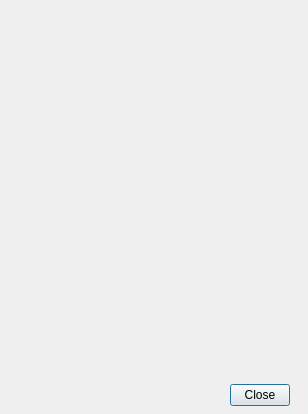
<?xml version="1.0" encoding="UTF-8"?>
<ui version="4.0">
 <class>UI3DControlPadSetting</class>
 <widget class="QDialog" name="UI3DControlPadSetting">
  <property name="geometry">
   <rect>
    <x>0</x>
    <y>0</y>
    <width>308</width>
    <height>414</height>
   </rect>
  </property>
  <property name="focusPolicy">
   <enum>Qt::StrongFocus</enum>
  </property>
  <property name="windowTitle">
   <string>3D Control Pad Configuration</string>
  </property>
  <widget class="QLabel" name="label">
   <property name="geometry">
    <rect>
     <x>10</x>
     <y>10</y>
     <width>281</width>
     <height>321</height>
    </rect>
   </property>
   <property name="pixmap">
    <pixmap resource="../resources/resources.qrc">:/actions/3dcontroller.png</pixmap>
   </property>
   <property name="scaledContents">
    <bool>true</bool>
   </property>
   <property name="alignment">
    <set>Qt::AlignCenter</set>
   </property>
  </widget>
  <widget class="QToolButton" name="tbUp">
   <property name="geometry">
    <rect>
     <x>60</x>
     <y>140</y>
     <width>31</width>
     <height>30</height>
    </rect>
   </property>
   <property name="focusPolicy">
    <enum>Qt::NoFocus</enum>
   </property>
   <property name="toolTip">
    <string>Up</string>
   </property>
   <property name="styleSheet">
    <string notr="true">QPushButton:hover,QToolButton:hover {
  background-color: rgba(117, 190, 218, 0.5); 
}
</string>
   </property>
   <property name="checkable">
    <bool>true</bool>
   </property>
   <property name="autoRaise">
    <bool>true</bool>
   </property>
  </widget>
  <widget class="QToolButton" name="tbX">
   <property name="geometry">
    <rect>
     <x>160</x>
     <y>130</y>
     <width>21</width>
     <height>31</height>
    </rect>
   </property>
   <property name="focusPolicy">
    <enum>Qt::NoFocus</enum>
   </property>
   <property name="toolTip">
    <string>X</string>
   </property>
   <property name="styleSheet">
    <string notr="true">QPushButton:hover,QToolButton:hover {
  background-color: rgba(117, 190, 218, 0.5); 
}
</string>
   </property>
   <property name="checkable">
    <bool>true</bool>
   </property>
   <property name="autoRaise">
    <bool>true</bool>
   </property>
  </widget>
  <widget class="QToolButton" name="tbY">
   <property name="geometry">
    <rect>
     <x>190</x>
     <y>122</y>
     <width>21</width>
     <height>31</height>
    </rect>
   </property>
   <property name="focusPolicy">
    <enum>Qt::NoFocus</enum>
   </property>
   <property name="toolTip">
    <string>Y</string>
   </property>
   <property name="styleSheet">
    <string notr="true">QPushButton:hover,QToolButton:hover {
  background-color: rgba(117, 190, 218, 0.5); 
}
</string>
   </property>
   <property name="checkable">
    <bool>true</bool>
   </property>
   <property name="autoRaise">
    <bool>true</bool>
   </property>
  </widget>
  <widget class="QToolButton" name="tbZ">
   <property name="geometry">
    <rect>
     <x>220</x>
     <y>122</y>
     <width>21</width>
     <height>31</height>
    </rect>
   </property>
   <property name="focusPolicy">
    <enum>Qt::NoFocus</enum>
   </property>
   <property name="toolTip">
    <string>Z</string>
   </property>
   <property name="styleSheet">
    <string notr="true">QPushButton:hover,QToolButton:hover {
  background-color: rgba(117, 190, 218, 0.5); 
}
</string>
   </property>
   <property name="checkable">
    <bool>true</bool>
   </property>
   <property name="autoRaise">
    <bool>true</bool>
   </property>
  </widget>
  <widget class="QToolButton" name="tbC">
   <property name="geometry">
    <rect>
     <x>230</x>
     <y>150</y>
     <width>21</width>
     <height>31</height>
    </rect>
   </property>
   <property name="focusPolicy">
    <enum>Qt::NoFocus</enum>
   </property>
   <property name="toolTip">
    <string>C</string>
   </property>
   <property name="styleSheet">
    <string notr="true">QPushButton:hover,QToolButton:hover {
  background-color: rgba(117, 190, 218, 0.5); 
}
</string>
   </property>
   <property name="checkable">
    <bool>true</bool>
   </property>
   <property name="autoRaise">
    <bool>true</bool>
   </property>
  </widget>
  <widget class="QToolButton" name="tbB">
   <property name="geometry">
    <rect>
     <x>190</x>
     <y>160</y>
     <width>21</width>
     <height>31</height>
    </rect>
   </property>
   <property name="focusPolicy">
    <enum>Qt::NoFocus</enum>
   </property>
   <property name="toolTip">
    <string>B</string>
   </property>
   <property name="styleSheet">
    <string notr="true">QPushButton:hover,QToolButton:hover {
  background-color: rgba(117, 190, 218, 0.5); 
}
</string>
   </property>
   <property name="checkable">
    <bool>true</bool>
   </property>
   <property name="autoRaise">
    <bool>true</bool>
   </property>
  </widget>
  <widget class="QToolButton" name="tbA">
   <property name="geometry">
    <rect>
     <x>160</x>
     <y>170</y>
     <width>21</width>
     <height>31</height>
    </rect>
   </property>
   <property name="focusPolicy">
    <enum>Qt::NoFocus</enum>
   </property>
   <property name="toolTip">
    <string>A</string>
   </property>
   <property name="styleSheet">
    <string notr="true">QPushButton:hover,QToolButton:hover {
  background-color: rgba(117, 190, 218, 0.5); 
}
</string>
   </property>
   <property name="checkable">
    <bool>true</bool>
   </property>
   <property name="autoRaise">
    <bool>true</bool>
   </property>
  </widget>
  <widget class="QToolButton" name="tbStart">
   <property name="geometry">
    <rect>
     <x>110</x>
     <y>210</y>
     <width>31</width>
     <height>30</height>
    </rect>
   </property>
   <property name="focusPolicy">
    <enum>Qt::NoFocus</enum>
   </property>
   <property name="toolTip">
    <string>Start</string>
   </property>
   <property name="styleSheet">
    <string notr="true">QPushButton:hover,QToolButton:hover {
  background-color: rgba(117, 190, 218, 0.5); 
}
</string>
   </property>
   <property name="checkable">
    <bool>true</bool>
   </property>
   <property name="autoRaise">
    <bool>true</bool>
   </property>
  </widget>
  <widget class="QToolButton" name="tbRightTrigger">
   <property name="geometry">
    <rect>
     <x>250</x>
     <y>60</y>
     <width>41</width>
     <height>51</height>
    </rect>
   </property>
   <property name="focusPolicy">
    <enum>Qt::NoFocus</enum>
   </property>
   <property name="toolTip">
    <string>Right trigger</string>
   </property>
   <property name="styleSheet">
    <string notr="true">QPushButton:hover,QToolButton:hover {
  background-color: rgba(117, 190, 218, 0.5); 
}
</string>
   </property>
   <property name="checkable">
    <bool>true</bool>
   </property>
   <property name="autoRaise">
    <bool>true</bool>
   </property>
  </widget>
  <widget class="QToolButton" name="tbLeftTrigger">
   <property name="geometry">
    <rect>
     <x>80</x>
     <y>10</y>
     <width>41</width>
     <height>51</height>
    </rect>
   </property>
   <property name="focusPolicy">
    <enum>Qt::NoFocus</enum>
   </property>
   <property name="toolTip">
    <string>Left trigger</string>
   </property>
   <property name="styleSheet">
    <string notr="true">QPushButton:hover,QToolButton:hover {
  background-color: rgba(117, 190, 218, 0.5); 
}
</string>
   </property>
   <property name="checkable">
    <bool>true</bool>
   </property>
   <property name="autoRaise">
    <bool>true</bool>
   </property>
  </widget>
  <widget class="QToolButton" name="tbDown">
   <property name="geometry">
    <rect>
     <x>60</x>
     <y>200</y>
     <width>31</width>
     <height>30</height>
    </rect>
   </property>
   <property name="focusPolicy">
    <enum>Qt::NoFocus</enum>
   </property>
   <property name="toolTip">
    <string>Down</string>
   </property>
   <property name="styleSheet">
    <string notr="true">QPushButton:hover,QToolButton:hover {
  background-color: rgba(117, 190, 218, 0.5); 
}
</string>
   </property>
   <property name="checkable">
    <bool>true</bool>
   </property>
   <property name="autoRaise">
    <bool>true</bool>
   </property>
  </widget>
  <widget class="QToolButton" name="tbRight">
   <property name="geometry">
    <rect>
     <x>90</x>
     <y>169</y>
     <width>30</width>
     <height>31</height>
    </rect>
   </property>
   <property name="focusPolicy">
    <enum>Qt::NoFocus</enum>
   </property>
   <property name="toolTip">
    <string>Right</string>
   </property>
   <property name="styleSheet">
    <string notr="true">QPushButton:hover,QToolButton:hover {
  background-color: rgba(117, 190, 218, 0.5); 
}
</string>
   </property>
   <property name="checkable">
    <bool>true</bool>
   </property>
   <property name="autoRaise">
    <bool>true</bool>
   </property>
  </widget>
  <widget class="QToolButton" name="tbLeft">
   <property name="geometry">
    <rect>
     <x>30</x>
     <y>170</y>
     <width>30</width>
     <height>31</height>
    </rect>
   </property>
   <property name="focusPolicy">
    <enum>Qt::NoFocus</enum>
   </property>
   <property name="toolTip">
    <string>Left</string>
   </property>
   <property name="styleSheet">
    <string notr="true">QPushButton:hover,QToolButton:hover {
  background-color: rgba(117, 190, 218, 0.5); 
}
</string>
   </property>
   <property name="checkable">
    <bool>true</bool>
   </property>
   <property name="autoRaise">
    <bool>true</bool>
   </property>
  </widget>
  <widget class="QLabel" name="lInfos">
   <property name="geometry">
    <rect>
     <x>50</x>
     <y>330</y>
     <width>191</width>
     <height>41</height>
    </rect>
   </property>
   <property name="alignment">
    <set>Qt::AlignCenter</set>
   </property>
  </widget>
  <widget class="QDialogButtonBox" name="padButtons">
   <property name="geometry">
    <rect>
     <x>230</x>
     <y>380</y>
     <width>60</width>
     <height>30</height>
    </rect>
   </property>
   <property name="standardButtons">
    <set>QDialogButtonBox::Close</set>
   </property>
  </widget>
  <widget class="QToolButton" name="tbAxis1Left">
   <property name="geometry">
    <rect>
     <x>10</x>
     <y>80</y>
     <width>30</width>
     <height>31</height>
    </rect>
   </property>
   <property name="focusPolicy">
    <enum>Qt::NoFocus</enum>
   </property>
   <property name="toolTip">
    <string>Left</string>
   </property>
   <property name="styleSheet">
    <string notr="true">QPushButton:hover,QToolButton:hover {
  background-color: rgba(117, 190, 218, 0.5); 
}
</string>
   </property>
   <property name="checkable">
    <bool>true</bool>
   </property>
   <property name="autoRaise">
    <bool>true</bool>
   </property>
  </widget>
  <widget class="QToolButton" name="tbAxis2Down">
   <property name="geometry">
    <rect>
     <x>40</x>
     <y>110</y>
     <width>31</width>
     <height>30</height>
    </rect>
   </property>
   <property name="focusPolicy">
    <enum>Qt::NoFocus</enum>
   </property>
   <property name="toolTip">
    <string>Down</string>
   </property>
   <property name="styleSheet">
    <string notr="true">QPushButton:hover,QToolButton:hover {
  background-color: rgba(117, 190, 218, 0.5);
}
</string>
   </property>
   <property name="checkable">
    <bool>true</bool>
   </property>
   <property name="autoRaise">
    <bool>true</bool>
   </property>
  </widget>
 </widget>
 <resources>
  <include location="../resources/resources.qrc"/>
 </resources>
 <connections>
  <connection>
   <sender>padButtons</sender>
   <signal>rejected()</signal>
   <receiver>UI3DControlPadSetting</receiver>
   <slot>reject()</slot>
   <hints>
    <hint type="sourcelabel">
     <x>20</x>
     <y>20</y>
    </hint>
    <hint type="destinationlabel">
     <x>20</x>
     <y>20</y>
    </hint>
   </hints>
  </connection>
 </connections>
</ui>
